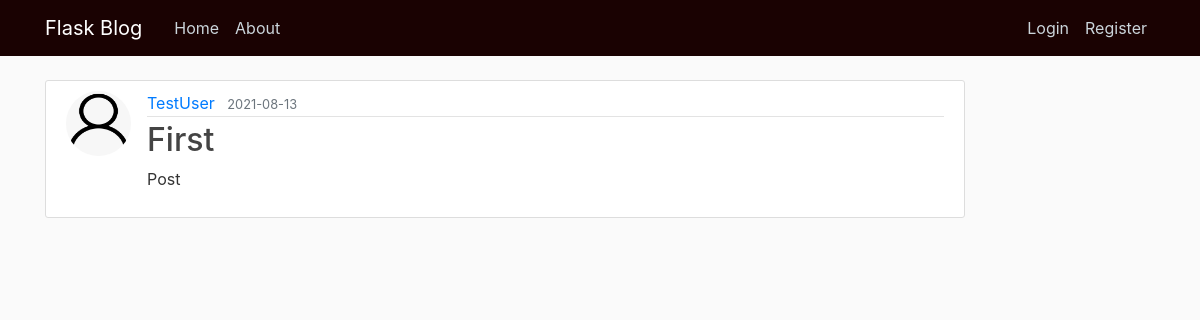
/post/1, run on the app's committed database.
### flaskblog_PACKAGE/models.py (models this page shows, shortened)
class User(db.Model, UserMixin):
    id = db.Column(db.Integer, primary_key=True)
    username = db.Column(db.String(20), unique=True, nullable=False)
    email = db.Column(db.String(120), unique=True, nullable=False)
    image_file = db.Column(db.String(20), nullable=False, default = 'default.png')
    password = db.Column(db.String(60), nullable=False)
    posts = db.relationship('Post', backref='author', lazy=True)

class Post(db.Model):
    id = db.Column(db.Integer, primary_key=True)
    title = db.Column(db.String(100), nullable=False)
    date_posted = db.Column(db.DateTime, nullable=False,default=datetime.utcnow)
    content = db.Column(db.Text, nullable=False)
    user_id = db.Column(db.Integer, db.ForeignKey('user.id'),nullable=False)

### flaskblog_PACKAGE/routes.py (the view)
@application.route("/post/<int:post_id>")
def post(post_id):
    post = Post.query.get_or_404(post_id)
    return render_template('post.html', title = post.title, post = post)

### flaskblog_PACKAGE/templates/post.html (shortened to what this page needs)
{% extends "layout.html" %}
    {% block content %}
    <article class="media content-section">
    <img class="rounded-circle article-img" src="{{ url_for('static', filename = 'profile_pics/' + post.author.image_file) }}">
        <div class="media-body">
        <div class="article-metadata">
            <a class="mr-2" href="{{ url_for('user_posts', username = post.author.username) }}">{{ post.author.username }}</a>
            <small class="text-muted">{{ post.date_posted.strftime('%Y-%m-%d') }}</small>
        </div>
        <h2 class="article-title">{{ post.title }}</a></h2>
        <p class="article-content">{{ post.content }}</p>
        </div>
    </article>
    {% endblock content %}

### flaskblog_PACKAGE/static/main.css (style rules this page uses)
body { background: #fafafa; color: #333333; margin-top: 5rem; }
h1, h2, h3, h4, h5, h6 { color: #444444; }
.content-section { background: #ffffff; padding: 10px 20px; border: 1px solid #dddddd; border-radius: 3px; margin-bottom: 20px; }
.article-title { color: #444444; }
.article-content { white-space: pre-line; }
.article-img { height: 65px; width: 65px; margin-right: 16px; }
.article-metadata { padding-bottom: 1px; margin-bottom: 4px; border-bottom: 1px solid #e3e3e3 }

### data on the page
User: image_file (placeholder picture), author.username "TestUser"
Post: date_posted "2021-08-13", title "First", content "Post"
